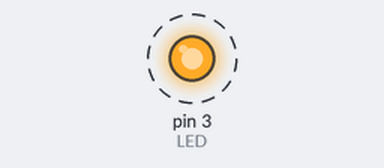
Bench run of a sketch on a simulated Arduino Uno, built with avr-gcc and run on an emulated ATmega328P. On the bench: output pins drawn as LEDs (lit = HIGH). Dashed ring = blinking.

Above: at 0.05 s.
Timing chart, 0 to 3.0 s (numbered marks = the images above):
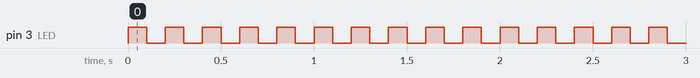

The sketch:

lesson_1.2.ino
```cpp
/*
  keyestudio Mini Tank Robot V3
  lesson 1.2
  Blink
  http://www.keyestudio.com
*/
int LED = 3;  //Define the pin of LED to connect with digital port 3
void setup()
{
  pinMode(LED, OUTPUT); //Initialize the LED pin to output mode
}
void loop() //Form an infinite loop
{
  digitalWrite(LED, HIGH); //Output high level and turn on LED
  delay(100);  //Wait for 0.1s
  digitalWrite(LED, LOW);  //Output low level and turn on LED
  delay(100);  //Wait for 0.1s
}
```

Measured:
- by itself, pin 3 (LED): alternates HIGH for 0.10 s and LOW for 0.10 s
